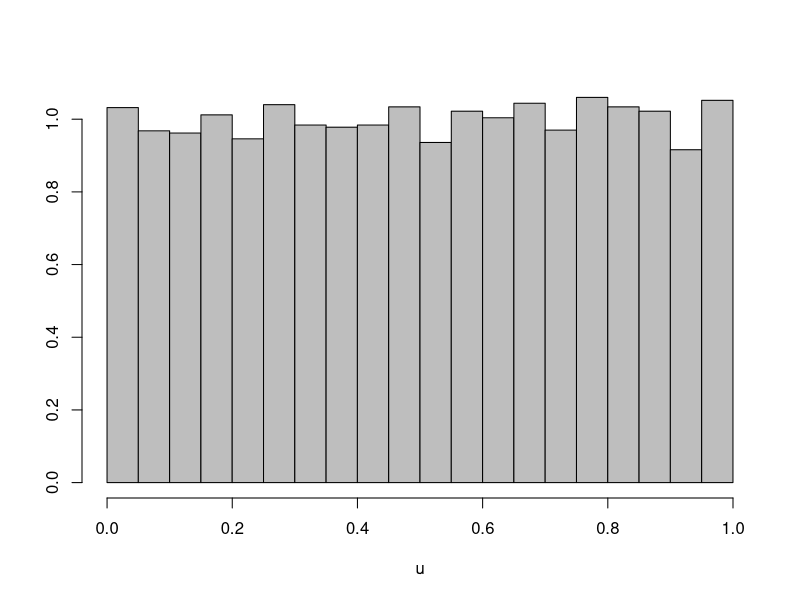
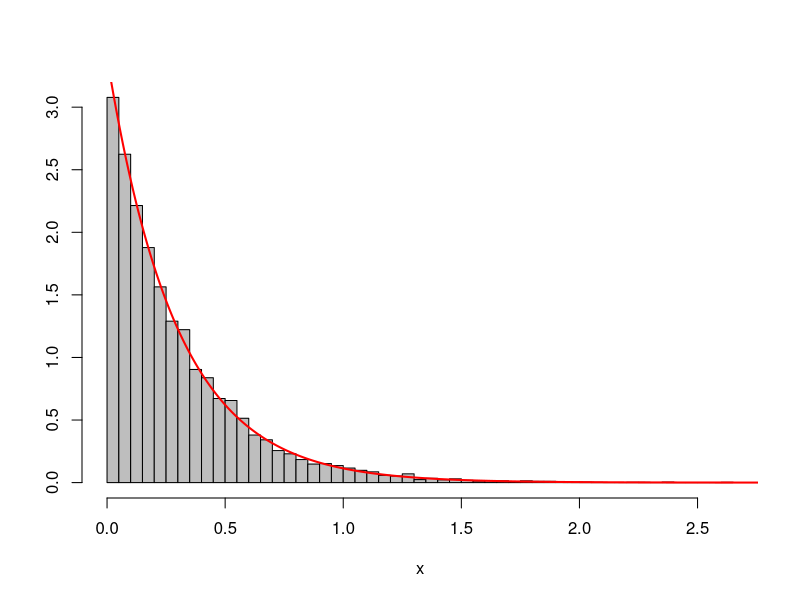
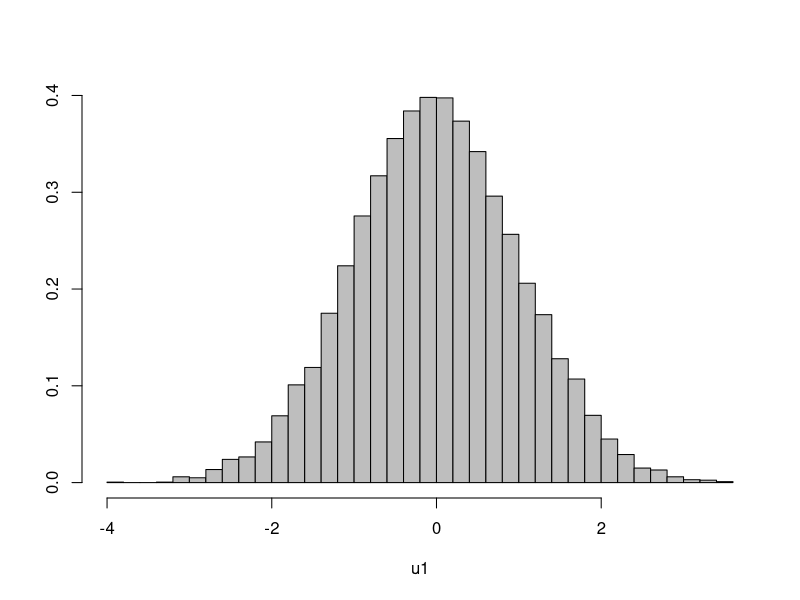
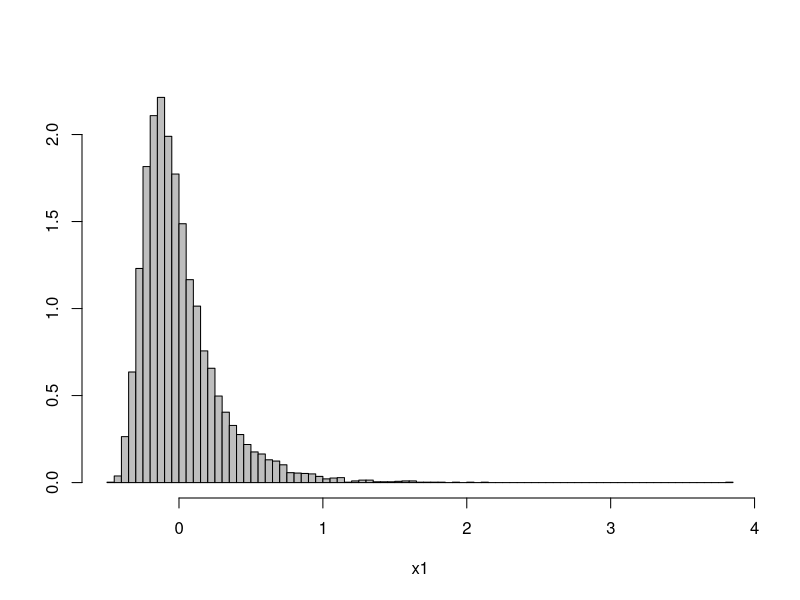
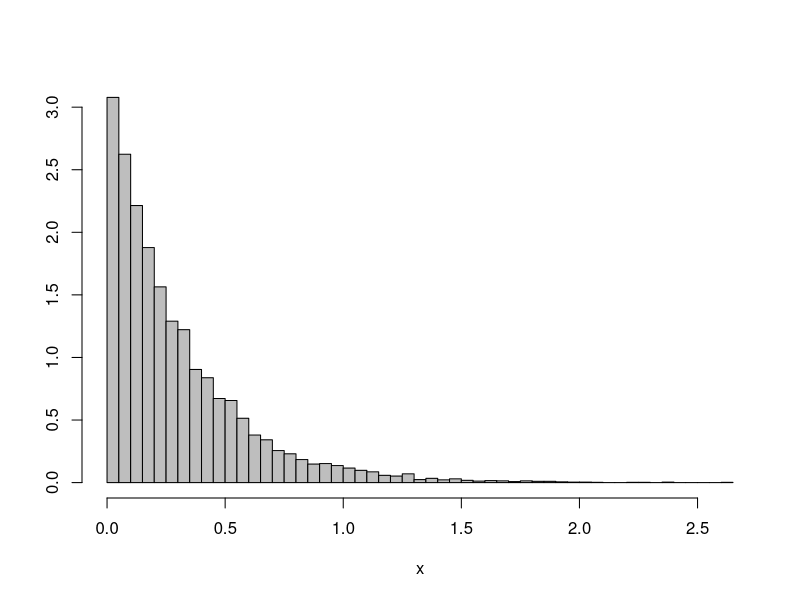
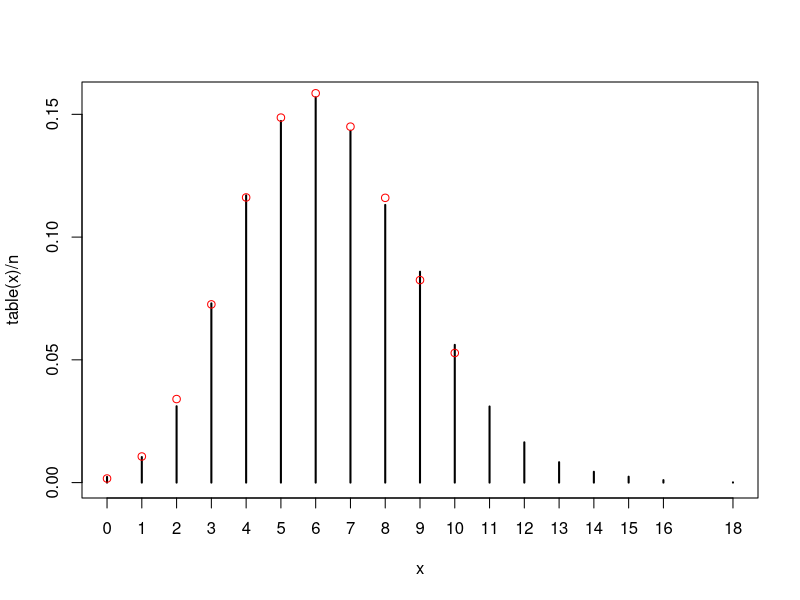
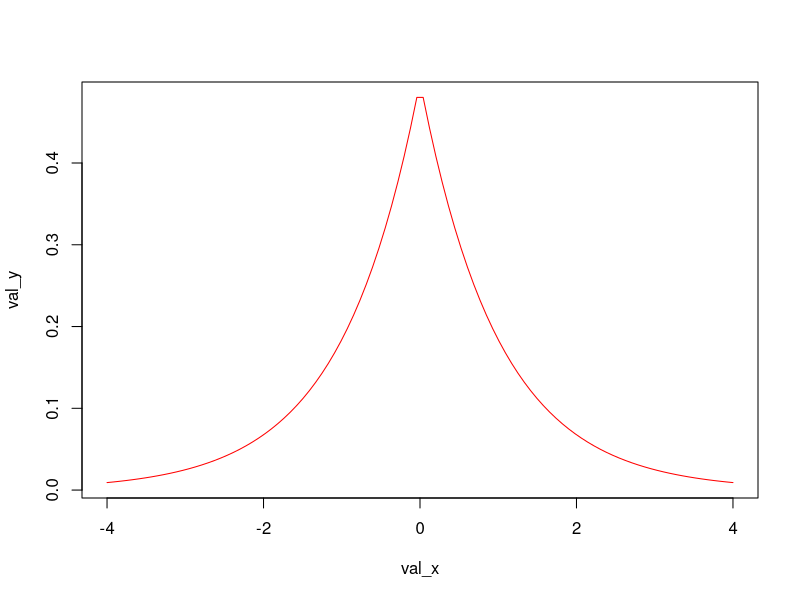
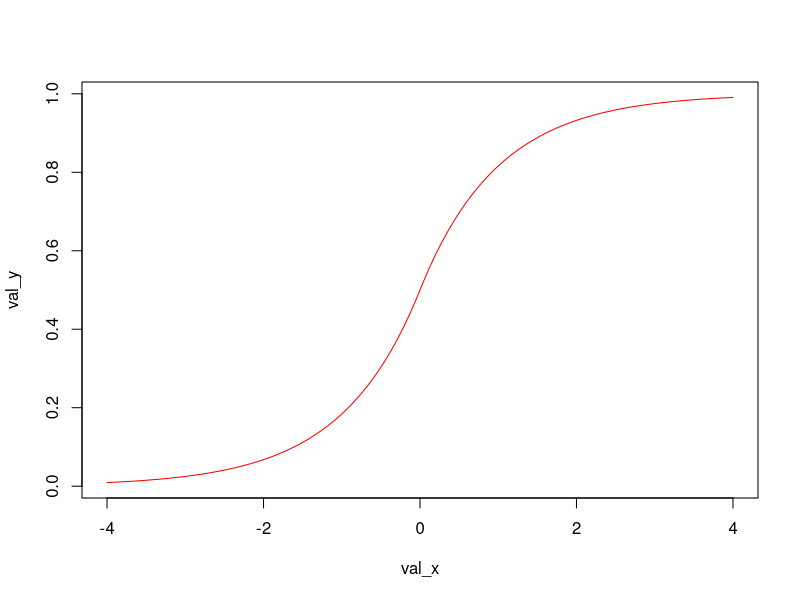

Recreate these plots in R, in order. (Note: this script raises an error after producing the figures.)
#Transformation Loi exponenteielle (exos cours)

require(MASS)

n=10000
u=runif(n)# loi uniforme
truehist(u, col="gray")

a= 3.4
x=-log(1-u)/a
truehist(x, col="gray")# Loie en L

val_x = seq(from=0, to=3, len=1000)
val_y = dexp(val_x, rate = a) #fonction de densité d'une focntion exponentielle.
lines(val_x, val_y, col="red", lwd=2)

#refaire en partant d'une loie normale

u1=rnorm(n)# loi normale
truehist(u1, col="gray") # Pas d'allure en L ... on a pas la bonne loie !!
x1=-log(1-u1)/a
truehist(x1, col="gray")# Loie en L

# On peut aussi utiliser q exp pour l'expression de val_y mais attention il faut remplacer val_x par u.
val_y = qexp(u, rate = a)
truehist(x, col="gray")# Lois en L : on obtient bien la même chose.

# Exercice 3

#1) implémenter la fonction my_rpois = focntion de simulation d'une variable de Poisson de paramètre lamda

my_rpois_one <- function(lambda) { #Renvoie 1 valeure tirée au hasard dans une loie de poisson de param lamda
  u <- runif(1) # tire une valeure uniforme entre 0 et 1
  x <- 0 # définition de xinit
  while (ppois(x, lambda) < u) { # Appel de la loie de poisson en fonction de lambda
    x <- x+1 #itération
  }
  return(x)
}

my_rpois_one(10.5)

my_rpois <- function(n, lambda) { #répétition de my_rpois_one
  x <- rep(NA, len=n)
  for (i in 1:n) {
    x[i] <- my_rpois_one(lambda)
  }
  return(x)
}

lambda <- 6.4 #test
n <- 10000
x <- my_rpois(n, lambda)
head(x)

plot(table(x)/n) #représentation de la proportion
val_x <- seq(from=0, to=10) # vérification de la corrélation avec dpois
val_y <- dpois(val_x, lambda)
points(val_x, val_y, col="red")

#2) A FAIRE !!! cf vidéo

#3) Implémenter my_rlaplace = fonction de simulation d'une variable de Laplace par transformation (inversion de la fonction de répartition)

# Etape 1 : exprimer la fonction de Densité d’une Laplace "dlaplace" en sachant que :
#Si x < 0, f(x) = 1/2 exp(x)
#Si x > 0, f(x) = 1/2 exp(-x))

my_dlaplace <- function(x) { #On reprend ici la fonction g(x) donné dans l'énoncé
  return(1/2*exp(-abs(x)))
}

val_x <- seq(from=-4, to=4, len=100) #Représentation graphique de my_dlaplace
val_y <- my_dlaplace(val_x)
plot(val_x, val_y, col="red", type="l")


# Implémentatoin de la Fonction de répartition "plaplace" en sachant que :
#Si x < 0, F(x) = 1/2 exp(x)
#Si x > 0, F(x) = 1/2(2-exp(-x))

my_plaplace_one <- function(x) { #ici fonction qui renvoie un scalaire... puis faire une boucle pour avoir la fonction plapalce en vecteur, qui sera celle à inverser
  if (x < 0) {
    p <- 1/2*exp(x)
  } else {
    p <- 1/2*(2-exp(-x))
  }
  return(p)
}

my_plaplace <- function(x_vec) {
  n <- length(x_vec)
  p_vec <- rep(NA, n)
  for (i in 1:n) {
    p_vec[i] <- my_plaplace_one(x_vec[i])
  }
  return(p_vec)
}

my_plaplace(c(-0.2, -0.1, 0, 1, 3, 5)) #test
val_x <- seq(from=-4, to=4, len=100) # Visu graphique
val_y <- my_plaplace(val_x)
plot(val_x, val_y, col="red", type="l")

# Implémentation de la focntion Fonction quantile qlaplace
#Q(p) = … 
#Si p < 1/2
#Si p > 1/2

my_qlaplace_one <- function(p) {
  if (p < 1/2) {
    x <- log(2*p)
  } else {
    x <- -log(2-2*p)
  }
  return(x)
}

my_qlaplace <- function(p_vec) {
  n <- length(p_vec)
  x_vec <- rep(NA, n)
  for (i in 1:n) {
    x_vec[i] <- my_qlaplace_one(p_vec[i])
  }
  return(x_vec)
}

val_x <- seq(from=0, to=1, len=100)
val_y <- my_qlaplace(val_x)
plot(val_x, val_y, col="red", type="l")

# Implémentation de la focntion Fonction de simulation rlaplace

my_rlaplace <- function(n) {
  u <- runif(n)
  x <- my_qlaplace(u)
  return(x)
}

n <- 100000
x <- my_rlaplace(n)
head(x)

truehist(x)
val_x <- seq(from=-10, to=10, len=1000)
val_y <- my_dlaplace(val_x)
lines(val_x, val_y, col="red")


#4) Par méthode de rejet

h <- function(x) { #La fonction h va nous permettre de choisir un m optimale
  return(dnorm(x)/my_dlaplace(x))
}


val_x <- seq(from=-10, to=10, len=1000)
val_y <- h(val_x)
plot(val_x, val_y, col="red", type="l")

m <- sqrt(2*exp(1)/pi)
abline(h=m, lty=2)

val_x <- seq(from=-4, to=4, len=1000)
val_y <- dnorm(val_x)
plot(val_x, val_y, col="red", type="l", ylim=c(0, 0.6))
val_y <- m*my_dlaplace(val_x)
lines(val_x, val_y, col="blue")

my_rnorm_rejet <- function(n) {
  m <- sqrt(2*exp(1)/pi)
  x <- my_rlaplace(n)
  u <- runif(n)
  filter <- which(u <= dnorm(x)/(m*my_dlaplace(x)))
  return(x[filter])
}


n <- 100000
x <- my_rnorm_rejet(n)
head(x)

truehist(x, col="gray")
val_x <- seq(from=-4, to=4, len=1000)
val_y <- dnorm(val_x)
lines(val_x, val_y, col="red", lwd=2)

length(x)/n #On transforme 76% des données
1/m #donne le taux de transformation max atteignable : notre modele est donc optimal

#5) Implémentation d'une fonction de simulation par méthode MCMC

#Fonction de densité d_target
my_dtarget <- function(x) { #On reprend ici la fonction f(x) donné dans l'énoncé
  return(0.2*dnorm(x,-3,2)+0.5*dnorm(x,0,1)+0.3*dnorm(x,5,3))
}

val_x <- seq(from=-10, to=8, len=100) #Représentation graphique de my_dlaplace
val_y <- my_dtarget(val_x)
plot(val_x, val_y, col="red", type="l")

#
rprop <- function(from_x) {
  return(rnorm(1, mean=from_x, sd=1))
}

dprop <- function(to_x, from_x) {
  return(dnorm(to_x, mean=from_x, sd=1))
}

my_rtarget <- function(n){
  x = rep(NA,n) #Pas d'allocation de mémoire
  x[1] = 5
  for (i in 1:(n-1)){
    yi = rprop(x[i]) #Pour le point de départ soit on et yi
    p = min (c(1, my_dtarget(yi)/my_dtarget(x[i])) * (dprop(x[i], yi)/dprop(yi, x[i])))
            u = runif(1)
            if(u <= p){
              x[i+1] = yi
            }else{
              x[i+1] = xi
            }
  }  
  return(x)         
}

n = 10000
x = my_rtarget(n)

truehist(x, col="gray")
val_x <- seq(from=-10, to=10, len=1000)
val_y <- my_dtarget(val_x)
lines(val_x, val_y, col="red", lwd=2)



